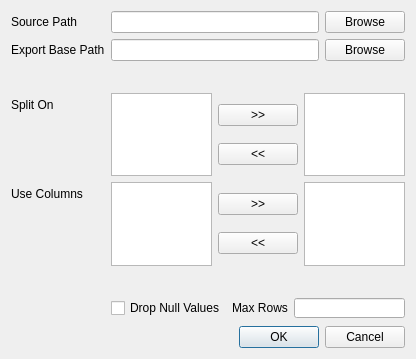
<?xml version="1.0" encoding="UTF-8"?>
<ui version="4.0">
 <class>FileSplitDialog</class>
 <widget class="QDialog" name="FileSplitDialog">
  <property name="geometry">
   <rect>
    <x>0</x>
    <y>0</y>
    <width>416</width>
    <height>359</height>
   </rect>
  </property>
  <property name="windowTitle">
   <string>Dialog</string>
  </property>
  <layout class="QVBoxLayout" name="verticalLayout">
   <item>
    <layout class="QFormLayout" name="formLayout">
     <item row="1" column="0">
      <widget class="QLabel" name="exportBasePathLabel">
       <property name="text">
        <string>Export Base Path</string>
       </property>
      </widget>
     </item>
     <item row="1" column="1">
      <layout class="QGridLayout" name="gridLayout">
       <item row="0" column="1">
        <widget class="QPushButton" name="btnExportBrowse">
         <property name="text">
          <string>Browse</string>
         </property>
        </widget>
       </item>
       <item row="0" column="0">
        <widget class="QLineEdit" name="lineEditExportPath"/>
       </item>
      </layout>
     </item>
     <item row="4" column="0">
      <widget class="QLabel" name="splitOnLabel">
       <property name="text">
        <string>Split On</string>
       </property>
      </widget>
     </item>
     <item row="4" column="1">
      <layout class="QGridLayout" name="pushGrid">
       <item row="0" column="0">
        <widget class="QListView" name="listViewSplitOnLeft"/>
       </item>
       <item row="0" column="2">
        <widget class="QListView" name="listViewSplitOnRight"/>
       </item>
       <item row="0" column="1">
        <layout class="QGridLayout" name="btnGrid">
         <item row="0" column="0">
          <widget class="QPushButton" name="btnSplitOnPushRight">
           <property name="text">
            <string>&gt;&gt;</string>
           </property>
          </widget>
         </item>
         <item row="1" column="0">
          <widget class="QPushButton" name="btnSplitOnPushLeft">
           <property name="text">
            <string>&lt;&lt;</string>
           </property>
          </widget>
         </item>
        </layout>
       </item>
      </layout>
     </item>
     <item row="0" column="0">
      <widget class="QLabel" name="sourcePathLabel">
       <property name="text">
        <string>Source Path</string>
       </property>
      </widget>
     </item>
     <item row="0" column="1">
      <layout class="QGridLayout" name="gridLayout_2">
       <item row="0" column="1">
        <widget class="QPushButton" name="btnSourcePathBrowse">
         <property name="text">
          <string>Browse</string>
         </property>
        </widget>
       </item>
       <item row="0" column="0">
        <widget class="QLineEdit" name="lineEditSourcePath"/>
       </item>
      </layout>
     </item>
     <item row="5" column="1">
      <layout class="QGridLayout" name="pushGrid_2">
       <item row="0" column="0">
        <widget class="QListView" name="listViewUseColsLeft"/>
       </item>
       <item row="0" column="2">
        <widget class="QListView" name="listViewUseColsRight"/>
       </item>
       <item row="0" column="1">
        <layout class="QGridLayout" name="btnGrid_2">
         <item row="0" column="0">
          <widget class="QPushButton" name="btnUseColsPushRight">
           <property name="text">
            <string>&gt;&gt;</string>
           </property>
          </widget>
         </item>
         <item row="1" column="0">
          <widget class="QPushButton" name="btnUseColsPushLeft">
           <property name="text">
            <string>&lt;&lt;</string>
           </property>
          </widget>
         </item>
        </layout>
       </item>
      </layout>
     </item>
     <item row="5" column="0">
      <widget class="QLabel" name="useColumnsLabel">
       <property name="text">
        <string>Use Columns</string>
       </property>
      </widget>
     </item>
     <item row="7" column="1">
      <layout class="QGridLayout" name="gridLayout_3">
       <item row="0" column="1">
        <widget class="QLabel" name="maxRowsLabel">
         <property name="text">
          <string>Max Rows</string>
         </property>
        </widget>
       </item>
       <item row="0" column="2">
        <widget class="QLineEdit" name="lineEditMaxRows"/>
       </item>
       <item row="0" column="0">
        <widget class="QCheckBox" name="checkBoxDropNulls">
         <property name="text">
          <string>Drop Null Values</string>
         </property>
        </widget>
       </item>
      </layout>
     </item>
     <item row="3" column="0">
      <spacer name="horizontalSpacer">
       <property name="orientation">
        <enum>Qt::Horizontal</enum>
       </property>
       <property name="sizeHint" stdset="0">
        <size>
         <width>40</width>
         <height>20</height>
        </size>
       </property>
      </spacer>
     </item>
     <item row="6" column="0">
      <spacer name="horizontalSpacer_2">
       <property name="orientation">
        <enum>Qt::Horizontal</enum>
       </property>
       <property name="sizeHint" stdset="0">
        <size>
         <width>40</width>
         <height>20</height>
        </size>
       </property>
      </spacer>
     </item>
    </layout>
   </item>
   <item>
    <widget class="QDialogButtonBox" name="buttonBox">
     <property name="orientation">
      <enum>Qt::Horizontal</enum>
     </property>
     <property name="standardButtons">
      <set>QDialogButtonBox::Cancel|QDialogButtonBox::Ok</set>
     </property>
    </widget>
   </item>
  </layout>
 </widget>
 <resources/>
 <connections>
  <connection>
   <sender>buttonBox</sender>
   <signal>accepted()</signal>
   <receiver>FileSplitDialog</receiver>
   <slot>accept()</slot>
   <hints>
    <hint type="sourcelabel">
     <x>248</x>
     <y>254</y>
    </hint>
    <hint type="destinationlabel">
     <x>157</x>
     <y>274</y>
    </hint>
   </hints>
  </connection>
  <connection>
   <sender>buttonBox</sender>
   <signal>rejected()</signal>
   <receiver>FileSplitDialog</receiver>
   <slot>reject()</slot>
   <hints>
    <hint type="sourcelabel">
     <x>316</x>
     <y>260</y>
    </hint>
    <hint type="destinationlabel">
     <x>286</x>
     <y>274</y>
    </hint>
   </hints>
  </connection>
 </connections>
</ui>
